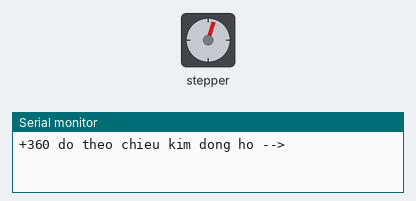
Bench run of a sketch on a simulated Arduino Uno, built with avr-gcc and run on an emulated ATmega328P. On the bench: stepper motor, the last lines printed to the serial monitor. Stepper angles assume 20 steps per turn.

Above: at 0.05 s.
At 1.1 s:
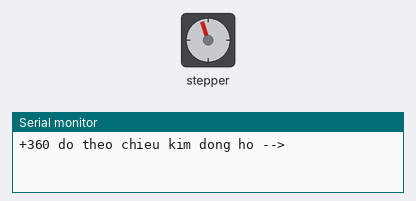
At 2.3 s:
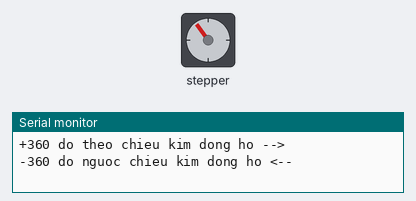
At 3.25 s:
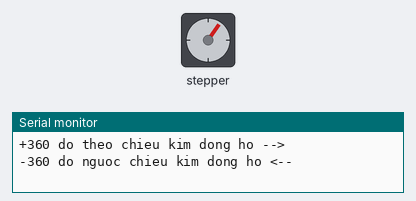
Timing chart, 0 to 5.7 s (numbered marks = the images above):
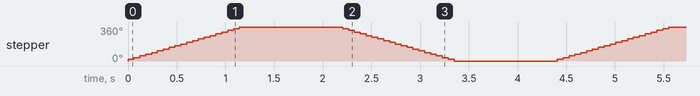

The sketch:

CODE-006.ino
```cpp
//https://www.youtube.com/c/VTMVlogVoThongMinh
#include <Stepper.h>
const int stepsPerRevolution = 20; //360 độ / 18 độ = 20
//Khai báo các chân để điều khiển step là 8 9 10 11 như trong Proteus
Stepper myStepper(stepsPerRevolution, 11, 10, 9, 8);
//....................................................
void setup() {
  //tốc độ 50rpm
  myStepper.setSpeed(50);
  pinMode(8, OUTPUT); //Khai báo chân xuất tín hiệu
  pinMode(9, OUTPUT);
  pinMode(10, OUTPUT);
  pinMode(11, OUTPUT);
  Serial.begin(9600);
}
//....................................................
void loop() {
  Serial.println("+360 do theo chieu kim dong ho -->"); //In ra dòng chữ trên Serial
  myStepper.step(stepsPerRevolution); // Quay thuận 1 vòng 360 độ
  delay(1000); //Sau đó dừng 1 giây

  Serial.println("-360 do nguoc chieu kim dong ho <--");
  myStepper.step(-stepsPerRevolution);
  delay(1000);
}
```

Measured:
- by itself, stepper: turns 360° clockwise in 1.1 s, then 360° counter-clockwise in 1.1 s, repeating every 4.4 s
